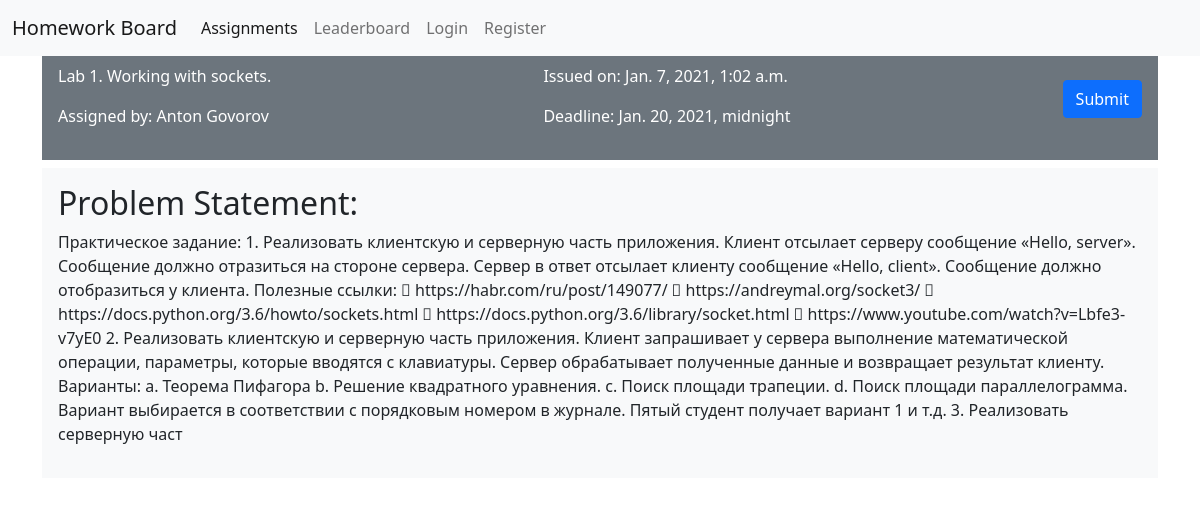
/assignment/1, run on the app's committed database.
### homework/models.py (models this page shows, shortened)
class Assignment(models.Model):
    title = models.CharField(max_length=250)
    subject = models.ForeignKey(
        Subject, on_delete=models.CASCADE, related_name='assignment')
    teacher = models.CharField(max_length=100)
    date_of_issue = models.DateTimeField(auto_now_add=True, blank=True)
    deadline = models.DateTimeField()
    description = models.CharField(max_length=1000)
    penalties = models.CharField(max_length=500)
    is_active = models.BooleanField(default=True)

### homework/views.py (the view)
# urls.py: path('assignment/<int:pk>', views.AssignmentDetailView.as_view(),
class AssignmentDetailView(DetailView):
    model = Assignment

### homework/templates/homework/assignment_detail.html (shortened to what this page needs)
{% extends "homework/layout.html" %}
{% block body %}
<div class="container vh-100">
  <div class="d-flex justify-content-between p-3 mb-2 mt-5 bg-secondary text-white">
    <div>
      <p>{{ assignment.title }}</p>
      <p>Assigned by: {{ assignment.teacher }}</p>
    </div>
    <div>
      <p>Issued on: {{ assignment.date_of_issue }}</p>
      <p>Deadline: {{ assignment.deadline }}</p>
    </div>
    <div>
      <button type="button" class="btn btn-primary" data-bs-toggle="modal"
        data-bs-target="#exampleModal">Submit</button>
    </div>
  </div>
  <div class="p-3 md-2 bg-light text-dark">
    <h2>Problem Statement: </h2>
    <p>{{ assignment.description }}</p>
  </div>
</div>
{% endblock %}

### data on the page
Assignment: title "Lab 1. Working with sockets.", teacher "Anton Govorov", date_of_issue "Jan. 7, 2021, 1:02 a.m.", deadline "Jan. 20, 2021, midnight", description "Практическое задание: 1. Реализовать клиентскую и серверную часть приложения. Клиент отсылает серверу сообщение «Hello, server». Сообщение должно отразиться на стороне сервера. Сервер в ответ отсылает клиенту сообщение «Hello, client». Сообщение должно отобразиться у клиента. Полезные ссылки:  https://habr.com/ru/post/149077/  https://andreymal.org/socket3/  https://docs.python.org/3.6/howto/sockets.html  https://docs.python.org/3.6/library/socket.html  https://www.youtube.com/watch?v=Lbfe3-v7yE0 2. Реализовать клиентскую и серверную часть приложения. Клиент запрашивает у сервера выполнение математической операции, параметры, которые вводятся с клавиатуры. Сервер обрабатывает…"
